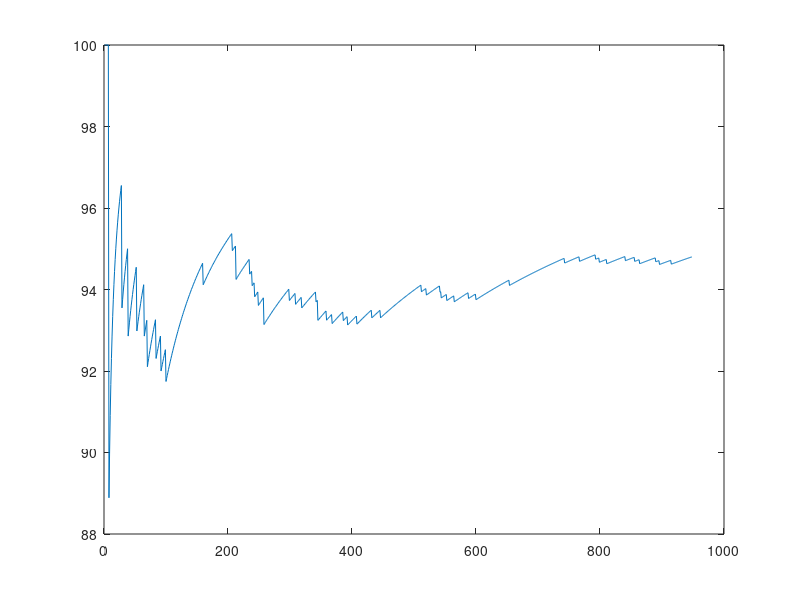

MATLAB code for this plot:
clear all;
clc;

tic;

% Counter initialization             % Simulation module      % SLOs / KPIs
    Counter_A_1       =0; Counter_A_2         =0;
    Counter_B_1       =0; Counter_B_2         =0;
    Counter_B1_1      =0; Counter_B2_1        =0;

MathematicalOperator_A_1 = 0;

% Start of the simulation process (1,000 simulations)
for Simulation_Counter=(1:1:1000)                    % Simulation module
    SimulationIsActive=1;                               % Simulation module

    % Token initialization                              % Simulation module
        Token_TimerTrigger=1; Token_Activity01  =0; Token_DataObject01  =0;
        Token_Gateway01a  =0; Token_Gateway01b  =0; Token_Activity02a   =0;
        Token_Activity02b =0; Token_Message01   =0; Token_DataObject02  =0;
        Token_Message02   =0; Token_DataObject02=0; Token_Activity04a   =0;
        Token_Activity04b =0; Token_Message03   =0; Token_DataObject03  =0;
        Token_Message04   =0; Token_Activity05a =0; Token_Activity05b   =0;
        Token_Gateway02   =0; Token_Message05   =0; Token_Activity03    =0;
        Token_Message06   =0; Token_Database01a =0; Token_Database01b   =0;
        Token_DataObject04=0; Token_EventEnd    =0;

    % Duration timer initialization                     % Simulation module
        T=0;  % Simulation duration timer
        T_Gateway01a      =0; T_Gateway01b      =0;
        T_Activity02a     =0;
	    T_Activity04a     =0; T_Activity04b     =0;
        T_Activity05a     =0; T_Activity05b     =0;
	    T_Database01a     =0;

    % Gateway counter initialization                    % Simulation module
        Counter_NOT_OK    =0; 

    % SLO A
        % Counter_A_1
        Counter_A_1= Counter_A_1 + 1;
        T_Counter_A_1(Simulation_Counter)=Counter_A_1;

    % SLO B
        % Counter_B_1
        Counter_B_1= Counter_B_1 + 1;
        T_Counter_B_1(Simulation_Counter)=Counter_B_1;

    % Department A
    % TimerTrigger (ID:BE01)
        if ((SimulationIsActive==1)&&(Token_TimerTrigger==1))
            Token_TimerTrigger=0;

            % SLO and KPI attributes
            p_av_TimerTrigger    =1;
            d_mu_TimerTrigger    =0;
            d_sigma2_TimerTrigger=0;

            % Check the availability
            flag_operation_TimerTrigger(Simulation_Counter) = ...
                sum(rand >= cumsum([1- p_av_TimerTrigger,...
                p_av_TimerTrigger]));
            SimulationIsActive  = ...
                flag_operation_TimerTrigger(Simulation_Counter);

            if (SimulationIsActive==1)
                % Random Duration
                T_TimerTrigger(Simulation_Counter)=...
                    d_mu_TimerTrigger+(d_sigma2_TimerTrigger*randn);

                % Duration of the BPMN IT
                % business process until now.
                T = T + T_TimerTrigger(Simulation_Counter);

                % The Token passes to the
                % next element;
                Token_Activity01=1;
            else
            end
        end

    % Activity01 (ID:BE02)
        if ((SimulationIsActive==1)&&(Token_Activity01==1))
            Token_Activity01=0;

            % SLO and KPI attributes
            p_av_Activity01      =0.99;
            d_mu_Activity01      =3;
            d_sigma2_Activity01  =0.50;

            % Check the availability
            flag_operation_Activity01(Simulation_Counter) = ...
                sum(rand >= cumsum([1- p_av_Activity01,...
                p_av_Activity01]));
            SimulationIsActive  = ...
                flag_operation_Activity01(Simulation_Counter);

            if (SimulationIsActive==1)
                % Random Duration
                T_Activity01(Simulation_Counter)=...
                    d_mu_Activity01+(d_sigma2_Activity01*randn);

                % Duration of the BPMN IT
                % business process until now.
                T_Gateway01a = T + T_Activity01(Simulation_Counter);

                % The Token passes to the
                % next elements;
                Token_Gateway01a=1;                     % Simulation module
                Token_DataObject01=1;
            else
            end
        end

    % DataObject01 (ID:BE03)
        if ((SimulationIsActive==1)&&(Token_DataObject01==1))
            Token_DataObject01=0;

            % SLO and KPI attributes
            p_av_DataObject01      =1;
            d_mu_DataObject01      =0;
            d_sigma2_DataObject01  =0;

            % Check the availability
            flag_operation_DataObject01(Simulation_Counter) = ...
                sum(rand >= cumsum([1- p_av_DataObject01,...
                p_av_DataObject01]));
            SimulationIsActive  = ...
                flag_operation_DataObject01(Simulation_Counter);

            if (SimulationIsActive==1)
                % Random Duration
                T_DataObject01(Simulation_Counter)=...
                    d_mu_DataObject01+(d_sigma2_DataObject01*randn);

                % Duration of the BPMN IT
                % business process until now.
                T_Activity02a = T_Gateway01a + ...   % Simulation ...module
                    T_DataObject01(Simulation_Counter);

                % The Token passes to the
                % next element;
                Token_Activity02a=1;                 % Simulation ...module
            else
            end
        end

        while (((Token_Gateway01a==1)&&...
                        (Token_Gateway01b==0))|...      % Simulation module
                ((Token_Gateway01a==0)&&...
                        (Token_Gateway01b==1)))

            % Gateway01 (ID:BE04)
                if ((SimulationIsActive==1)&&...
                        (((Token_Gateway01a==1)&&...
                        (Token_Gateway01b==0))|...
                        ((Token_Gateway01a==0)&&...
                        (Token_Gateway01b==1))))
                    if (Token_Gateway01a==1)
                        Token_Gateway01a=0;
                    else
                        Token_Gateway01b=0;
                    end

                    % SLO and KPI attributes
                    p_av_Gateway01         =1;
                    d_mu_Gateway01         =0;
                    d_sigma2_Gateway01     =0;

                    % Check the availability
                    flag_operation_Gateway01(Simulation_Counter) =...
                        sum(rand >= cumsum([1- p_av_Gateway01,...
                        p_av_Gateway01]));
                    SimulationIsActive  = ...
                        flag_operation_Gateway01(Simulation_Counter);

                    if (SimulationIsActive==1)
                        % Random Duration
                        T_Gateway01(Simulation_Counter)=...
                            d_mu_Gateway01+(d_sigma2_Gateway01*randn);

                        % Duration of the BPMN IT
                        % business process until now.
                        T = max(T_Gateway01a,...
                            T_Gateway01b)+...
                            + T_Gateway01(Simulation_Counter);

                        % The Token passes to the
                        % next element;
                        Token_Activity02b=1;
                    else
                    end
                end

            % Activity02 (ID:BE05)
                if ((SimulationIsActive==1)&&...
                        (Token_Activity02a==1)&&(Token_Activity02b==1))
                    Token_Activity02a=1;                % Simulation module
                    Token_Activity02b=0;

                    % SLO and KPI attributes
                    p_av_Activity02      =0.99;
                    d_mu_Activity02      =1;
                    d_sigma2_Activity02  =0.10;

                    % Check the availability
                    flag_operation_Activity02(Simulation_Counter) =...
                        sum(rand >= cumsum([1- p_av_Activity02,...
                        p_av_Activity02]));
                    SimulationIsActive  = ...
                        flag_operation_Activity02(Simulation_Counter);

                    if (SimulationIsActive==1)
                        % Random Duration
                        T_Activity02(Simulation_Counter)=...
                            d_mu_Activity02+...
                            (d_sigma2_Activity02*randn);

                        % Duration of the BPMN IT
                        % business process until now.
                        T = max(T,T_Activity02a) + ...  % Simulation module
                            T_Activity02(Simulation_Counter);

                        % The Token passes to the
                        % next elements;
                        Token_Message01=1;              % Simulation module
                        Token_DataObject02=1;           % Simulation module
                    else
                    end
                end

            % Message01 (ID:BE06)
                if ((SimulationIsActive==1)&&(Token_Message01==1))
                    Token_Message01=0;

                    % SLO and KPI attributes
                    p_av_Message01      =1;
                    d_mu_Message01      =0;
                    d_sigma2_Message01  =0;

                    % Check the availability
                    flag_operation_Message01(Simulation_Counter)...
                        = sum(rand >= cumsum([1- p_av_Message01,...
                        p_av_Message01]));
                    SimulationIsActive  = ...
                        flag_operation_Message01(Simulation_Counter);

                    if (SimulationIsActive==1)
                        % Random Duration
                        T_Message01(Simulation_Counter)=...
                            d_mu_Message01+(d_sigma2_Message01*randn);

                        % Duration of the BPMN IT
                        % business process until now.
                        T_Activity04a = T + ...         % Simulation module
                            T_Message01(Simulation_Counter);

                        % The Token passes to the
                        % next element;
                        Token_Message02=1;
                    else
                    end
                end

            % DataObject02 (ID:BE07)
                if ((SimulationIsActive==1)&&...
                        (Token_DataObject02==1))
                    Token_DataObject02=0;

                    % SLO and KPI attributes
                    p_av_DataObject02      =1;
                    d_mu_DataObject02      =0;
                    d_sigma2_DataObject02  =0;

                    % Check the availability
                    flag_operation_DataObject02...
                        (Simulation_Counter) = sum(rand >= ...
                        cumsum([1- p_av_DataObject02,...
                        p_av_DataObject02]));
                    SimulationIsActive  = ...
                        flag_operation_DataObject02...
                        (Simulation_Counter);

                    if (SimulationIsActive==1)
                        % Random Duration
                        T_DataObject02(Simulation_Counter)=...
                            d_mu_DataObject02+...
                            (d_sigma2_DataObject02*randn);

                        % Duration of the BPMN IT
                        % business process until now.
                        T_Activity04b = T + ...         % Simulation module
                            T_DataObject02(Simulation_Counter);

                        % The Token passes to the
                        % next element;
                        Token_Activity04a=1;            % Simulation module
                    else
                    end
                end

            % Department B / Subdepartment A
            % Message02 (ID:BE08)
                if ((SimulationIsActive==1)&&(Token_Message02==1))
                    Token_Message02=0;

                    % SLO and KPI attributes
                    p_av_Message02      =1;
                    d_mu_Message02      =0;
                    d_sigma2_Message02  =0;

                    % Check the availability
                    flag_operation_Message02(Simulation_Counter) ...
                        = sum(rand >= cumsum([1- p_av_Message02,...
                        p_av_Message02]));
                    SimulationIsActive  = flag_operation_Message02...
                        (Simulation_Counter);

                    if (SimulationIsActive==1)
                        % Random Duration
                        T_Message02(Simulation_Counter)=...
                            d_mu_Message02+(d_sigma2_Message02*randn);

                        % Duration of the BPMN IT
                        % business process until now.
                   % Simulation module
                        T_Activity04a = T_Activity04a + ...
                            T_Message02(Simulation_Counter);

                        % The Token passes to the
                        % next element;
                        Token_Activity04b=1;
                    else
                    end
                end

            % Activity04 (ID:BE09)
                if ((SimulationIsActive==1)&&...        % Simulation module
                        (Token_Activity04a==1)&&(Token_Activity04b==1))
                    Token_Activity04a=0;
                    Token_Activity04b=0;

                    % SLO and KPI attributes
                    p_av_Activity04      =0.99;
                    d_mu_Activity04      =4.0;
                    d_sigma2_Activity04  =2.0;

                    % Check the availability
                    flag_operation_Activity04(Simulation_Counter) ...
                        = sum(rand >= cumsum([1- p_av_Activity04,...
                        p_av_Activity04]));
                    SimulationIsActive  = flag_operation_Activity04...
                        (Simulation_Counter);

                    if (SimulationIsActive==1)
                        % Random Duration
                        T_Activity04(Simulation_Counter)=...
                            d_mu_Activity04+...
                            (d_sigma2_Activity04*randn);

                        % Duration of the BPMN IT
                        % business process until now.
                        T = max(T_Activity04a,...       % Simulation module
                            T_Activity04b) + ...
                            T_Activity04(Simulation_Counter);

                        % The Token passes to the
                        % next elements;
                        Token_Message03=1;              % Simulation module
                        Token_DataObject03=1;           % Simulation module

                    else
                    end
                end

            % Message03 (ID:BE10)
                if ((SimulationIsActive==1)&&(Token_Message03==1))
                    Token_Message03=0;

                    % SLO and KPI attributes
                    p_av_Message03      =1;
                    d_mu_Message03      =0;
                    d_sigma2_Message03  =0;

                    % Check the availability
                    flag_operation_Message03(Simulation_Counter) = ...
                        sum(rand >= cumsum([1- p_av_Message03,...
                        p_av_Message03]));
                    SimulationIsActive  = flag_operation_Message03...
                        (Simulation_Counter);

                    if (SimulationIsActive==1)
                        % Random Duration
                        T_Message03(Simulation_Counter)=...
                            d_mu_Message03+(d_sigma2_Message03*randn);

                        % Duration of the BPMN IT
                        % business process until now.
                        T_Activity05a = T + ...         % Simulation module
                            T_Message03(Simulation_Counter);

                        % The Token passes to the
                        % next element;
                        Token_Message04=1;
                    else
                    end
                end

            % DataObject03 (ID:BE11)
                if ((SimulationIsActive==1)&&(Token_DataObject03==1))
                    Token_DataObject03=0;

                    % SLO and KPI attributes
                    p_av_DataObject03      =1;
                    d_mu_DataObject03      =0;
                    d_sigma2_DataObject03  =0;

                    % Check the availability
                    flag_operation_DataObject03(Simulation_Counter) ...
                        = sum(rand >= cumsum([1- p_av_DataObject03,...
                        p_av_DataObject03]));
                    SimulationIsActive  = ...
                        flag_operation_DataObject03...
                        (Simulation_Counter);

                    if (SimulationIsActive==1)
                        % Random Duration
                        T_DataObject03(Simulation_Counter)=...
                            d_mu_DataObject03+...
                            (d_sigma2_DataObject03*randn);

                        % Duration of the BPMN IT
                        % business process until now.
                        T_Activity05b = T + ...         % Simulation module
                            T_DataObject03(Simulation_Counter);

                        % The Token passes to the
                        % next element;
                        Token_Activity05a=1;            % Simulation module
                    else
                    end
                end

            % Department A
            % Message04 (ID:BE12)
                if ((SimulationIsActive==1)&&(Token_Message04==1))
                    Token_Message04=0;

                    % SLO and KPI attributes
                    p_av_Message04      =1;
                    d_mu_Message04      =0;
                    d_sigma2_Message04  =0;

                    % Check the availability
                    flag_operation_Message04(Simulation_Counter) = ...
                        sum(rand >= cumsum([1- p_av_Message04,...
                        p_av_Message04]));
                    SimulationIsActive  = flag_operation_Message04...
                        (Simulation_Counter);

                    if (SimulationIsActive==1)
                        % Random Duration
                        T_Message04(Simulation_Counter)=...
                            d_mu_Message04+(d_sigma2_Message04*randn);

                        % Duration of the BPMN IT
                        % business process until now.
                        T_Activity05a = ...             % Simulation module
                            T_Activity05a + ...
                            T_Message04(Simulation_Counter);

                        % The Token passes to the
                        % next element;
                        Token_Gateway02=1;
                    else
                    end
                end

            % Gateway02 (ID:BE13)
                if ((SimulationIsActive==1)&&((Token_Gateway02==1)))
                    Token_Gateway02=0;

                    % SLO and KPI attributes
                    p_av_Gateway02         =1;
                    d_mu_Gateway02         =0;
                    d_sigma2_Gateway02     =0;
                    p_D1_Message05   =0.90;
                    p_D2_Activity03  =0.10;

                    % Check the availability
                    flag_operation_Gateway02(Simulation_Counter) = ...
                        sum(rand >= cumsum([1- p_av_Gateway02,...
                        p_av_Gateway02]));
                    SimulationIsActive  = ...
                        flag_operation_Gateway02(Simulation_Counter);

                    if (SimulationIsActive==1)
                        % Random Duration
                        T_Gateway02(Simulation_Counter)=...
                            d_mu_Gateway02+(d_sigma2_Gateway02*randn);

                        % Duration of the BPMN IT
                        % business process until now.
                        T_Activity05a = ...             % Simulation module
                            T_Activity05a + ...
                            T_Gateway02(Simulation_Counter);

                        % Check the
                        % decision
                        % through
                        % a random number generator
                        % with the given appearance
                        % probabilities
                        decision_Gateway02(Simulation_Counter) = ....
                            sum(rand >= cumsum([0,p_D1_Message05,...
                            p_D2_Activity03]));

                        % The Token passes to the
                        % next element;
                        if (decision_Gateway02(Simulation_Counter)==1)
                            Token_Message05=1;
                            Token_Activity03=0;
                        elseif (decision_Gateway02...
                                (Simulation_Counter)==2)
                            Token_Message05=0;
                            Token_Activity03=1;
                            Counter_NOT_OK = ...        % Simulation module
                                Counter_NOT_OK+1;
                            T_Counter_NOT_OK...         % Simulation module
                                (Simulation_Counter) = Counter_NOT_OK;
                        end
                    else
                    end
                end

            % Activity03 (ID:BE14)
                if ((SimulationIsActive==1)&&(Token_Activity03==1))
                    Token_Activity03=0;

                    % SLO and KPI attributes
                    p_av_Activity03      =0.99;
                    d_mu_Activity03      =1;
                    d_sigma2_Activity03  =0.10;

                    % Check the availability
                    flag_operation_Activity03(Simulation_Counter) =...
                        sum(rand >= cumsum([1- p_av_Activity03,...
                        p_av_Activity03]));
                    SimulationIsActive  = ...
                        flag_operation_Activity03(Simulation_Counter);

                    if (SimulationIsActive==1)
                        % Random Duration
                        T_Activity03(Simulation_Counter)=...
                            d_mu_Activity03+...
                            (d_sigma2_Activity03*randn);

                        % Duration of the BPMN IT
                        % business process until now.
                        T_Activity05a = ...             % Simulation module
                            T_Activity05a + ...
                            T_Activity03(Simulation_Counter);
                        T_Gateway01b=T_Activity05a;     % Simulation module

                        % The Token passes to the
                        % next elements;
                        Token_Gateway01b=1;
                    else
                    end
                end

            % Message05 (ID:BE15)
                if ((SimulationIsActive==1)&&(Token_Message05==1))
                    Token_Message05=0;

                    % SLO and KPI attributes
                    p_av_Message05      =1;
                    d_mu_Message05      =0;
                    d_sigma2_Message05  =0;

                    % Check the availability
                    flag_operation_Message05(Simulation_Counter) = ...
                        sum(rand >= cumsum([1- p_av_Message05,...
                        p_av_Message05]));
                    SimulationIsActive  = flag_operation_Message05...
                        (Simulation_Counter);

                    if (SimulationIsActive==1)
                        % Random Duration
                        T_Message05(Simulation_Counter)=...
                            d_mu_Message05+(d_sigma2_Message05*randn);

                        % Duration of the BPMN IT
                        % business process until now.
                        T_Activity05a = ...             % Simulation module
                            T_Activity05a + ...
                            T_Message05(Simulation_Counter);

                        % The Token passes to the
                        % next element;
                        Token_Message06=1;
                    else
                    end
                end

            % Department B / Subdepartment B
            % Message06 (ID:BE16)
                if ((SimulationIsActive==1)&&(Token_Message06==1))
                    Token_Message06=0;

                    % SLO and KPI attributes
                    p_av_Message06      =1;
                    d_mu_Message06      =0;
                    d_sigma2_Message06  =0;

                    % Check the availability
                    flag_operation_Message06(Simulation_Counter) = ...
                        sum(rand >= cumsum([1- p_av_Message06,...
                        p_av_Message06]));
                    SimulationIsActive  = flag_operation_Message06...
                        (Simulation_Counter);

                    if (SimulationIsActive==1)
                        % Random Duration
                        T_Message06(Simulation_Counter)=...
                            d_mu_Message06+(d_sigma2_Message06*randn);

                        % Duration of the BPMN IT
                        % business process until now.
                        T_Activity05a = ...             % Simulation module
                            T_Activity05a + ...
                            T_Message06(Simulation_Counter);

                        % The Token passes to the
                        % next element;
                        Token_Activity05b=1;            % Simulation module
                    else
                    end
                end

            % Activity05 (ID:BE17)
                if ((SimulationIsActive==1)&&(Token_Activity05a==1)...
                        &&(Token_Activity05b==1))
                    Token_Activity05a=0;
                    Token_Activity05b=0;

                    % SLO and KPI attributes
                    p_av_Activity05      =0.99;
                    d_mu_Activity05      =1;
                    d_sigma2_Activity05  =0.20;

                    % Check the availability
                    flag_operation_Activity05(Simulation_Counter) = ...
                        sum(rand >= cumsum([1- p_av_Activity05,...
                        p_av_Activity05]));
                    SimulationIsActive  = flag_operation_Activity05...
                        (Simulation_Counter);

                    if (SimulationIsActive==1)
                        % Random Duration
                        T_Activity05(Simulation_Counter)=...
                            d_mu_Activity05+...
                            (d_sigma2_Activity05*randn);

                        % Duration of the BPMN IT
                        % business process until now.
                        T = max(T_Activity05a,...       % Simulation module
                            T_Activity05b) + ...
                            T_Activity05(Simulation_Counter);

                        % The Token passes to the
                        % next elements;
                        Token_Database01a=1;
                        Token_DataObject04=1;
                    else

                    end
                end
        end

    % DataObject04 (ID:BE18)
        if ((SimulationIsActive==1)&&(Token_DataObject04==1))
            Token_DataObject04=0;

            % SLO and KPI attributes
            p_av_DataObject04      =1;
            d_mu_DataObject04      =0;
            d_sigma2_DataObject04  =0;

            % Check the availability
            flag_operation_DataObject04(Simulation_Counter) = ...
                sum(rand >= cumsum([1- p_av_DataObject04,...
                p_av_DataObject04]));
            SimulationIsActive  = flag_operation_DataObject04...
                (Simulation_Counter);

            if (SimulationIsActive==1)
                % Random Duration
                T_DataObject04(Simulation_Counter)=...
                    d_mu_DataObject04+(d_sigma2_DataObject04*randn);

                % Duration of the BPMN IT
                % business process until now.
                T_Database01a = T +...                             % Simulation module
                    T_DataObject04(Simulation_Counter);

                % The Token passes to the
                % next elements;
                Token_Database01b=1;                    % Simulation module
            else

            end
        end

    % Database01 (ID:BE19)
        if ((SimulationIsActive==1)&&(Token_Database01a==1)&&...
                (Token_Database01b==1))
            Token_Database01a=0;
            Token_Database01b=0;

            % SLO and KPI attributes
            p_av_Database01      =0.993;
            d_mu_Database01      =0;
            d_sigma2_Database01  =0;

            % Check the availability
            flag_operation_Database01(Simulation_Counter) = ...
                sum(rand >= cumsum([1- p_av_Database01,...
                p_av_Database01]));
            SimulationIsActive  = flag_operation_Database01...
                (Simulation_Counter);

            if (SimulationIsActive==1)
                % Random Duration
                T_Database01(Simulation_Counter)=d_mu_Database01+...
                    (d_sigma2_Database01*randn);

                % Duration of the BPMN IT
                % business process until now.
           % Simulation module
                T = max(T_Database01a,T) + ...          % Simulation module
                    T_Database01(Simulation_Counter);

                % The Token passes to the
                % next elements;
                Token_EventEnd=1;

            else
            end
        end

    % EventEnd (ID:BE20)
        if ((SimulationIsActive==1)&&(Token_EventEnd==1))
            Token_EventEnd=0;

            % SLO and KPI attributes
            p_av_EventEnd      =1;
            d_mu_EventEnd      =0;
            d_sigma2_EventEnd  =0;

            % Check the availability
            flag_operation_EventEnd(Simulation_Counter) = ...
                sum(rand >= cumsum([1- p_av_EventEnd,p_av_EventEnd]));
            SimulationIsActive  = flag_operation_EventEnd...
                (Simulation_Counter);

            if (SimulationIsActive==1)
                % Random Duration
                T_EventEnd(Simulation_Counter)=d_mu_EventEnd+...
                    (d_sigma2_EventEnd*randn);

                % Duration of the BPMN IT
                % business process until now.
            % Simulation module
                T = max(0, T + T_EventEnd(Simulation_Counter));

            % SLO A
                % Counter_A_2
                Counter_A_2= Counter_A_2 + 1;
                T_Counter_A_2(Counter_A_1)=Counter_A_2;

                % MathematicalOperator_A_1
                MathematicalOperator_A_1=100*Counter_A_2/ Counter_A_1;
                T_MathematicalOperator_A_1(Counter_A_2)=...
                    MathematicalOperator_A_1;

                % Flag_A_1
                if (MathematicalOperator_A_1>=95)
                    Flag_A_1=1;
                else
                    Flag_A_1=0;
                end
                T_Flag_A_1(Counter_A_2)=Flag_A_1;

            % SLO B
                % Counter_B_2
                Counter_B_2= Counter_B_2 + 1;
                T_Counter_B_2(Counter_B_1)=Counter_B_2;

                % Duration_B_1
                Duration_B_1 = T;
                T_Duration_B_1(Counter_B_2) = Duration_B_1;

            % SLO B1
                % Flag_B1_1
                if (Duration_B_1<=11)
                    Flag_B1_1=1;
                else
                    Flag_B1_1=0;
                end
                T_Flag_B1_1(Counter_B_2)= Flag_B1_1;

                % Counter_B1_1
                if (Flag_B1_1==1)
                    Counter_B1_1= Counter_B1_1+1;
                end
                T_Counter_B1_1(Counter_B_2)= Counter_B1_1;

                % MathematicalOperator_B1_1
                MathematicalOperator_B1_1=100* Counter_B1_1/Counter_B_2;
                T_MathematicalOperator_B1_1(Counter_B_2)=...
                    MathematicalOperator_B1_1;

                % Flag_B1_2
                if (MathematicalOperator_B1_1>=85)
                    Flag_B1_2=1;
                else
                    Flag_B1_2=0;
                end
                T_Flag_B1_2(Counter_B_2)=Flag_B1_2;

            % SLO B2
                % Flag_B2_1
                if (Duration_B_1<=23)
                    Flag_B2_1=1;
                else
                    Flag_B2_1=0;
                end
                T_Flag_B2_1(Counter_B_2)= Flag_B2_1;

                % Counter_B2_1
                if (Flag_B2_1==1)
                    Counter_B2_1= Counter_B2_1+1;
                end
                T_Counter_B2_1(Counter_B_2)= Counter_B2_1;

                % MathematicalOperator_B2_1
                MathematicalOperator_B2_1=100* Counter_B2_1/Counter_B_2;
                T_MathematicalOperator_B2_1(Counter_B_2)=...
                    MathematicalOperator_B2_1;

                % Flag_B2_2
                if (MathematicalOperator_B2_1>=99.5)
                    Flag_B2_2=1;
                else
                    Flag_B2_2=0;
                end
                T_Flag_B2_2(Counter_B_2)=Flag_B2_2;

            else
            end
        end
end
plot(T_MathematicalOperator_A_1)
print -dpng figure.png
toc;



% Paste the code in https://www.tutorialspoint.com/execute_matlab_online.php
% for further experimentation


%Use the code and cite the research article

